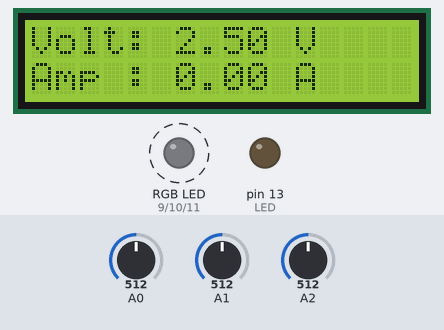
Recording of a sketch running on a simulated Arduino Uno, built with avr-gcc and run on an emulated ATmega328P. Parts: 16×2 character LCD, an RGB LED mixed from three pins (HIGH = lit), output pins drawn as LEDs (lit = HIGH). Dashed ring = blinking. Inputs (shaded band) come from the test bench; at power-on: A1 = 512, A2 = 512, A0 = 512. Random numbers use the default seed unless the sketch sets one; what the sketch prints to the serial monitor is not drawn.

Above: at 1.2 s.
1.3 s: A1 set to 702
15.1 s: A1 set to 725
At 28.3 s:
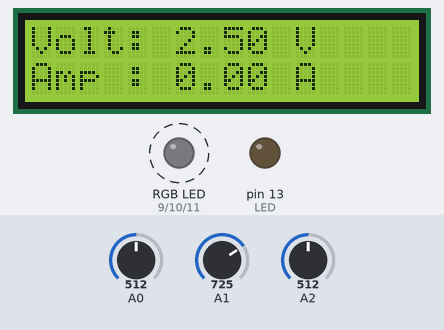
29.1 s: A2 set to 716
At 41.7 s:
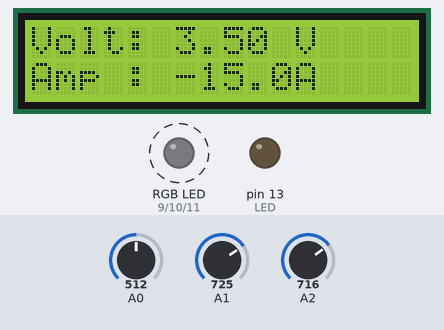
42.7 s: A1 set to 806
56.2 s: A1 set to 833
At 69.6 s:
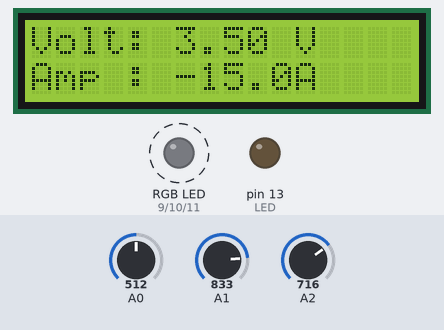
70.2 s: A2 set to 900
At 83.3 s:
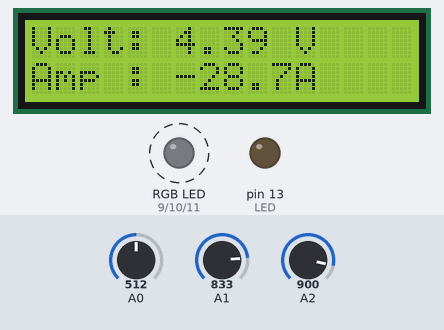
Timing chart, 0 to 84.8 s (numbered marks = the images above; inputs shaded):
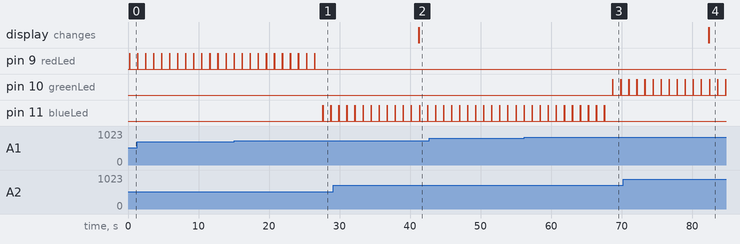

The sketch:

re100_solar_panel.ino
```cpp
#include <Wire.h>
#include <LiquidCrystal_I2C.h> // LCD 라이브러리
#include "LowPower.h" // 태양광 모듈 라이브러리
#include <SoftwareSerial.h> //시리얼통신 라이브러리 호출

long randNumber;
int blueTx=7;   //Tx (보내는핀 설정)at
int blueRx=6;   //Rx (받는핀 설정)
SoftwareSerial mySerial(blueTx, blueRx);  //시리얼 통신을 위한 객체선언


LiquidCrystal_I2C lcd(0x27,16,2);  // set the LCD address to 0x27 for a 16 chars and 2 line display


int redLed = 9;          // r핀 설정
int greenLed = 10;       // g핀 설정
int blueLed = 11;        // b핀 설정
int j = 0;
char company[12][12] = {"Samsung","KEPCO","LG","POSCO", "WoongJin",
"SK", "Knergy", "Incheon_E", "Greenco", "E-inteco", "Skens", "GS_energy"};

//const int analogIn = A0; //아날로그 입력 PIN
int mVperAmp = 66; // 아날로그 입력 mV당 전류 값
                   // 5A 짜리는 185
                   // 20A 짜리는 100
                   // 30A 짜리는 66
int RawValue= 0;   // 아날로그 값 저장 변수
int ACSoffset = 2500; // 기준 값 0A일때 아날로그 값은 2500 이다.
double Voltage = 0;   // 계산된 아날로그 값
double Amps = 0;      // 실제 측정된 전류 값

int LED = 13;            // 우노 LED핀 설정


void setup()
{
    // No setup is required for this library

    Serial.begin(9600);   // 시리얼 통신속도
    mySerial.begin(9600); //블루투스 시리얼
    pinMode(redLed,OUTPUT);    // RGB 출력으로 설정
    pinMode(greenLed,OUTPUT);
    pinMode(blueLed,OUTPUT);
    pinMode(LED,OUTPUT);

    digitalWrite(redLed,LOW);
    digitalWrite(greenLed,LOW);
    digitalWrite(blueLed,LOW);

    lcd.init();                      // initialize the lcd
    lcd.backlight();
    randomSeed(analogRead(0));
}

void loop()
{
    digitalWrite(LED,LOW);

    if (mySerial.available()) {
      Serial.write(mySerial.read());  //블루투스측 내용을 시리얼모니터에 출력
    }

    if (Serial.available()) {
      mySerial.write(Serial.read());  //시리얼 모니터 내용을 블루추스 측에 WRITE
    }

    //Serial.println("hello");
    //Serial.flush(); //시리얼이 모두 전송될때까지 기다린다
    lcd.clear();

    float solarVolt = (float)analogRead(A0) * (5.0 / 1024.0);
    float batVolt = (float)analogRead(A1) * (5.0 / 1024.0);

    //아날로그 값 읽기
    RawValue = analogRead(A2);
    //아날로그 값 0 ~ 1024을 전앖 0(0V) ~ 5000(5V)으로 변경(계산을 쉽게 하기 위해)
    Voltage = (RawValue / 1024.0) * 5000; // Gets you mV
    //전류값 계산
    //측정된 전압을 0A기준으로 뺀다음 mV당 전류값으로 나누면 끝!
    Amps = ((Voltage - ACSoffset) / mVperAmp);

    Amps = Amps * (-1);

    Serial.print("mV = "); // shows the voltage measured
    Serial.println(Voltage=Voltage/1000,3); // the '3' after voltage allows you to display 3 digits after decimal point
    Serial.print("Amps = "); // shows the voltage measured
    Serial.println(Amps,3); // the '3' after voltage allows you to display 3 digits after decimal point
    Serial.print("solarVolt = ");
    Serial.println(solarVolt);
    Serial.print("Battery Volt : ");
    Serial.println(batVolt);

    lcd.setCursor(0, 0);
    lcd.print("Volt: ");
    lcd.print(Voltage);
    lcd.setCursor(11,0);
    lcd.print("V");
    lcd.setCursor(0, 1);
    lcd.print("Amp : ");
    lcd.print(Amps);
    lcd.setCursor(11,1);
    lcd.print("A");


    randNumber = random(1000,9999);
    double SMP = randNumber * 75;
    if(SMP < 0)
      SMP = SMP * (-1);
    double REC = randNumber/1000 * 78000;
    double amount = SMP + REC;
    //for(j=0;j<12;j++){}
    mySerial.print("Enterprise : ");
    for(int k=0;k<12;k++){
      for(int p=0;p<10;p++){
        mySerial.print(company[k][p]);
      }

      mySerial.print("\nEnergy Produced : ");
      mySerial.print(randNumber);
      mySerial.println(" KW");
      mySerial.print("SMP : ");
      mySerial.print(SMP);
      mySerial.println(" Won");
      mySerial.print("REC : ");
      mySerial.print(REC);
      mySerial.println(" Won");
      mySerial.print("Sum : ");
      mySerial.print(amount);
      mySerial.println(" Won\n");
      mySerial.println("\n\n\n\n\n\n\n");

          //솔라셀
    if(solarVolt > 4.5 )
    {
        lcd.backlight(); //4.5V 이상일때 백라이트 전원을 깜빡인다
        delay(100);
    }

    //배터리
    if(batVolt >= 4.0)  //충분할때
    {
        digitalWrite(redLed,LOW);
        digitalWrite(greenLed,HIGH);
        digitalWrite(blueLed,LOW);
        delay(20);

        digitalWrite(redLed,LOW);
        digitalWrite(greenLed,LOW);
        digitalWrite(blueLed,LOW);
    }

    else if(batVolt > 3.5 && batVolt < 4.0 )  //보통일때
    {
        digitalWrite(redLed,LOW);
        digitalWrite(greenLed,LOW);
        digitalWrite(blueLed,HIGH);
        delay(20);

        digitalWrite(redLed,LOW);
        digitalWrite(greenLed,LOW);
        digitalWrite(blueLed,LOW);
    }

    else //배터리 부족일때
    {
        digitalWrite(redLed,HIGH);
        digitalWrite(greenLed,LOW);
        digitalWrite(blueLed,LOW);
        delay(20);

        digitalWrite(redLed,LOW);
        digitalWrite(greenLed,LOW);
        digitalWrite(blueLed,LOW);
    }

    // Enter power down state for 8 s with ADC and BOD module disabled
    LowPower.powerDown(SLEEP_1S, ADC_OFF, BOD_OFF);  //테스트 코드 1초마다
   // LowPower.powerDown(SLEEP_8S, ADC_OFF, BOD_OFF);  //실제 코드 8초마다


    }


}
```

Measured:
- the behaviour switches between 716 and 717 on A1 (found by bisection; images 0 and 1)
- the behaviour switches between 819 and 820 on A1 (found by bisection; images 2 and 3)
- after the input at 15.1 s, pin 11 (blueLed): alternates HIGH for 0.02 s and LOW for 1.1 s, starting after 12.5 s
- after the input at 29.1 s, the display: changes after 12.1 s (image 2)
- after the input at 56.2 s, pin 10 (greenLed): alternates HIGH for 0.02 s and LOW for 1.1 s, starting after 12.6 s
- after the input at 70.2 s, the display: changes after 12.1 s (image 4)
- by itself, pin 9 (redLed): alternates HIGH for 0.02 s and LOW for 1.1 s, 20 changes in all, then stays LOW
